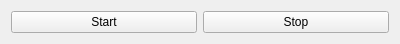
<?xml version="1.0" encoding="UTF-8"?>
<ui version="4.0">
 <class>Form</class>
 <widget class="QWidget" name="Form">
  <property name="geometry">
   <rect>
    <x>0</x>
    <y>0</y>
    <width>400</width>
    <height>41</height>
   </rect>
  </property>
  <property name="windowTitle">
   <string>Form</string>
  </property>
  <layout class="QHBoxLayout" name="horizontalLayout">
   <item>
    <widget class="QPushButton" name="pb_start">
     <property name="text">
      <string>Start</string>
     </property>
    </widget>
   </item>
   <item>
    <widget class="QPushButton" name="pb_stop">
     <property name="text">
      <string>Stop</string>
     </property>
    </widget>
   </item>
  </layout>
 </widget>
 <resources/>
 <connections/>
</ui>
